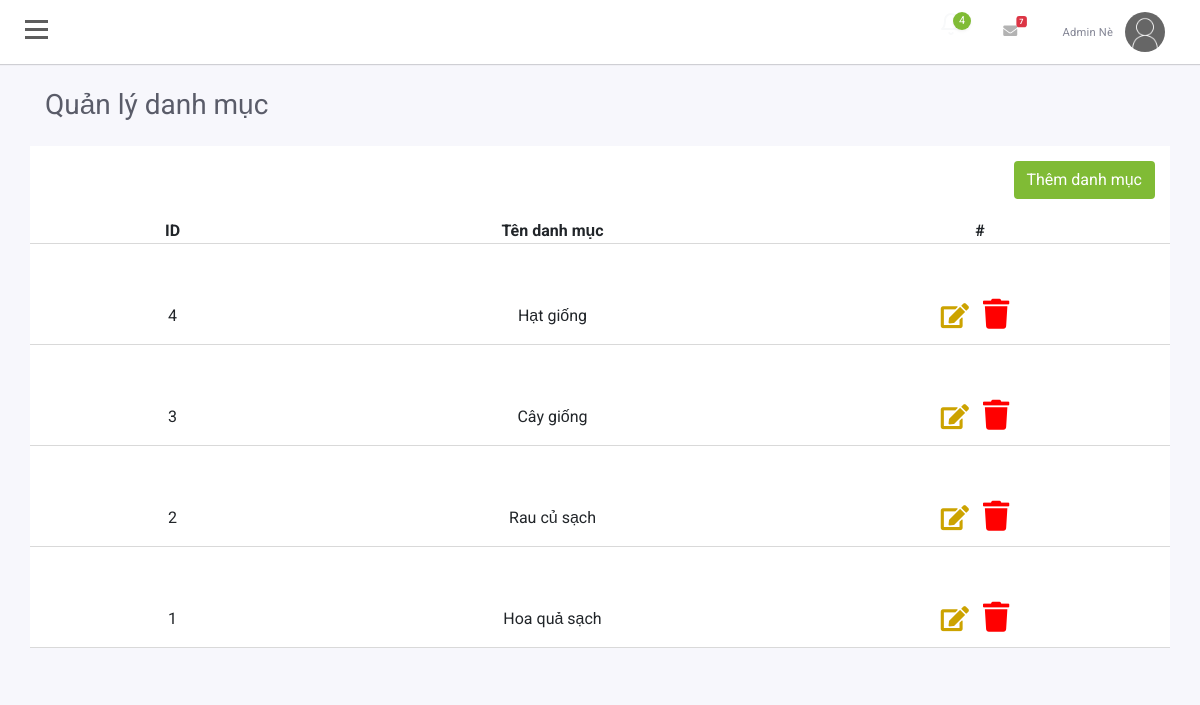
The page /Admin/index.php?mod=category (signed in) on the database its author committed.
### tables this page shows
CREATE TABLE `category` (
  `cid` int(11) NOT NULL,
  `cname` varchar(30) NOT NULL
);

### Admin/MVC/Models/Connection.php (called while the page is built, shortened)
<?php
    class Connection{
        function __construct()
        {
            $severname ="localhost";
            $username ="root";
            $password ="";
            $db_name ="shopraucu";
            $this->conn = new mysqli($severname,$username,$password,$db_name);
        }
    }
?>

### Admin/MVC/Models/model.php (called while the page is built, shortened)
<?php
require_once("Connection.php");
class Model
{
    var $table;
    var $contens;
    function __construct()
    {
        $conn_obj = new Connection();
        $this->conn = $conn_obj->conn;
    }
    function All()
    {
        $query = "SELECT * from $this->table ORDER BY $this->contens DESC ";
        require("result.php");
        return $data;
    }
}

### Admin/MVC/Models/result.php (called while the page is built)
<?php
$result = $this->conn->query($query);
$data = array();
while ($row = $result->fetch_assoc()) {
    $data[] = $row;
}
?>

### Admin/MVC/Views/category/list.php (the view)
<div class="container">
                            <div class="row">
                                <div class="col-md-12 mt-lg-4 mt-4">
                                    <div class="d-sm-flex align-items-center justify-content-between mb-4">
                                        <h1 class="h3 mb-0 text-gray-800">Quản lý danh mục</h1>
                                    </div>
                                </div>
                            </div>
                        </div>
                        <div class="container"  style="background-color: #fff;">
                            <div class="row">
                                <div class="col-md-12">
                                    <?php if(isset($_SESSION['isLogin_Admin'])) { ?>
                                    <button class="btn" style="margin-top:15px;float: right" data-toggle="modal" data-target="#addDM">Thêm danh mục</button>
                                    <?php } ?>
                                </div>
                            </div>
                            <div class="row row1">
                                <div class="col-md-3">
                                    <b>ID</b>
                                </div>
                                <div class="col-md-5">
                                    <b>Tên danh mục</b>
                                </div>
                                <div class="col-md-4">
                                    <b>#</b>
                                </div>
                            </div>
                            <?php foreach($data as $row) : ?>
                                <div class="row row2">
                                    <div class="col-md-3">
                                        <p class="cap_gh"><?= $row['cid'] ?></p>
                                    </div>
                                    <div class="col-md-5">
                                        <p class="cap_gh"><?= $row['cname'] ?></p>
                                    </div>
                                    <div class="col-md-4">
                                        <?php if(isset($_SESSION['isLogin_Admin'])) {  ?>
                                        <a href="?mod=category&xuly=edit&id=<?= $row['cid'] ?>"><i class="fa fa-edit" id="icon1"></i></a>
                                        <a  href="?mod=category&xuly=delete&id=<?= $row['cid'] ?>" onclick="return confirm('Bạn có chắc chắn không?');"><i class="fa fa-trash" id="icon2" ></i></a>
                                        <?php } ?>
                                    </div>
                                </div>
                            <?php endforeach; ?>
                        </div>
                        <div class="container-fluid" style="background-color: #f7f7fc;height: 30px" ></div>

### Admin/public/js/admin.css (style rules this page uses)
body { position: relative; overflow-x:hidden; background: #f7f7fc; font-family: 'Roboto', sans-serif; }
body, html { height: 100%; }
.text-gray-800 { color: #5a5c69!important; font-size: 1.75rem; font-weight: 400; line-height: 1.2; }
a { margin-right: 10px; }
a { color: #fff; }
.row1,.row2 { margin-top: 20px; text-align: center; border-bottom: 1px solid #d9d9d9; }
.cap_gh { padding-top: 40px; text-align: center; }
#icon1 { font-size: 25px; padding-top: 35px; color: #cca300; }
#icon2 { font-size: 30px; padding-top: 35px; color: red; }
.btn { text-decoration: none; color: #fff; background-color: #80bb35; }

### rows shown on the page
category: cid "4", cname "Hạt giống"
category: cid "3", cname "Cây giống"
category: cid "2", cname "Rau củ sạch"
category: cid "1", cname "Hoa quả sạch"

### other values the page prints
$_SESSION['login']['Ho'] "Admin"
$_SESSION['login']['Ten'] "Nè"
